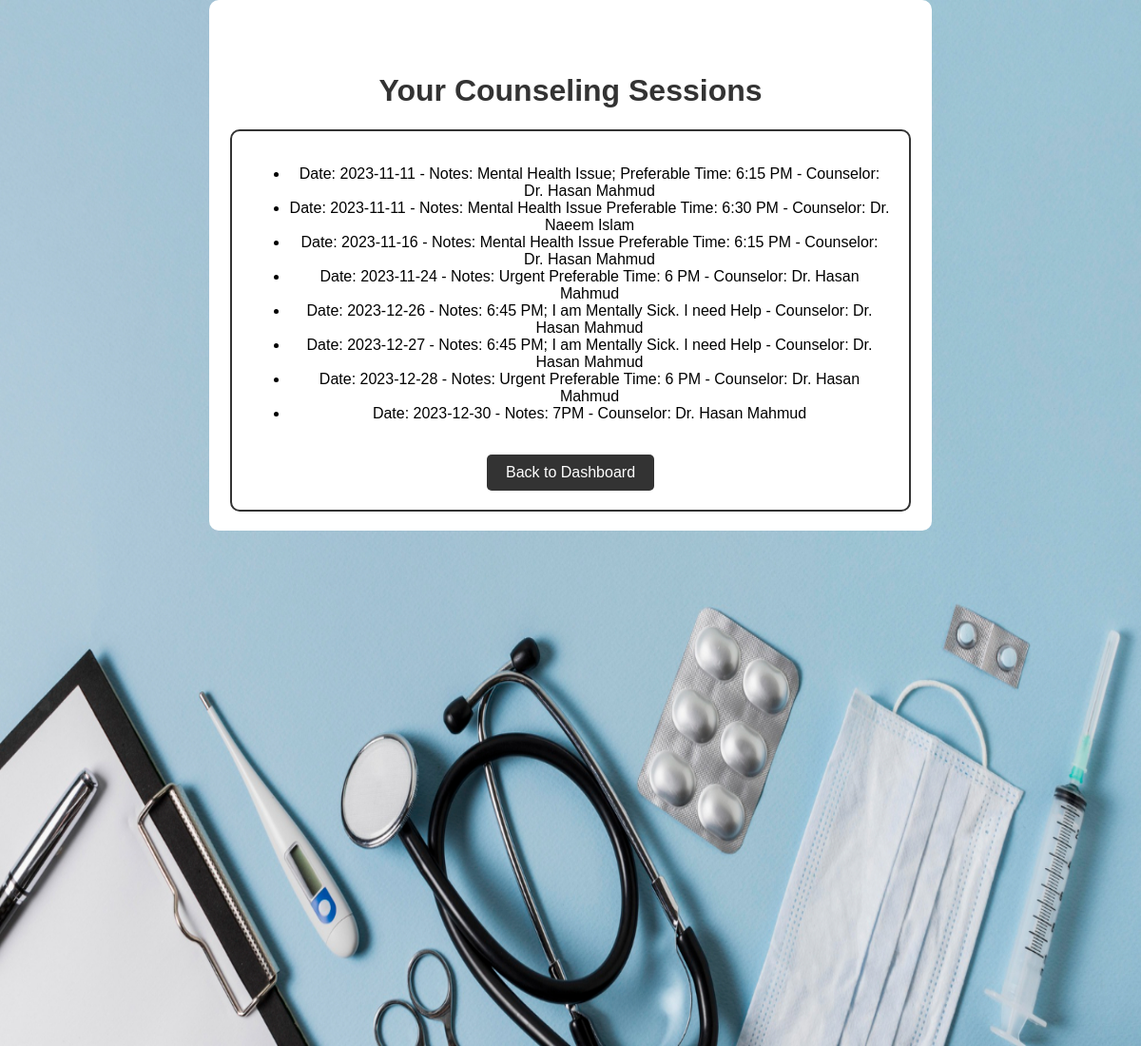
Page /views/view_sessions.php (signed in) on the committed database.
### tables this page shows
CREATE TABLE `sessions` (
  `id` int(11) NOT NULL,
  `counselor_id` int(11) DEFAULT NULL,
  `client_id` int(11) DEFAULT NULL,
  `session_date` date DEFAULT NULL,
  `session_notes` text DEFAULT NULL
);

CREATE TABLE `counselors` (
  `id` int(11) NOT NULL,
  `name` varchar(255) NOT NULL,
  `email` varchar(255) NOT NULL,
  `phone` varchar(15) NOT NULL,
  `note` text DEFAULT NULL
);

### controllers/view_sessions_controller.php (called while the page is built, shortened)
<?php
require_once "../models/db.php";
$patientId = $_SESSION["patient_id"];
$sql = "SELECT sessions.session_date, sessions.session_notes, counselors.name AS counselor_name
        FROM sessions
        JOIN counselors ON sessions.counselor_id = counselors.id
        WHERE sessions.client_id=$patientId";
$result = $conn->query($sql);
$sessions = array();
while ($row = $result->fetch_assoc()) {
    $sessions[] = $row;
}
?>

### views/view_sessions.php (the view, shortened to what this page needs)
<?php require_once "../controllers/view_sessions_controller.php"; ?>
<!DOCTYPE html>
<html lang="en">
<head>
    <link rel="stylesheet" type="text/css" href="../css/rate.css">
</head>
<body>
    <div style="background-image: url('../img/vss.jpg');background-size: 100% 1100px; width: 100%; height: 1100px">
        <div id="header"> <div id="logo"></div>
    <center>
        <br><br>
            <h1>Your Counseling Sessions</h1>
            <fieldset>
            <ul>
                <?php foreach ($sessions as $session): ?>
                    <li>Date: <?php echo $session['session_date']; ?> - Notes: <?php echo $session['session_notes']; ?> - Counselor: <?php echo $session['counselor_name']; ?></li>
                <?php endforeach; ?>
            </ul>
            <br><a href="dashboard.php">Back to Dashboard</a>
        </div>
    </div>
</body>
</html>

### css/rate.css (style rules this page uses)
body { font-family: 'Arial', sans-serif; margin: 0; }
#header { background-color: #ffffff; padding: 20px; border-radius: 10px; width: 60%; margin: 0 auto; }
h1 { color: #333; }
fieldset { border: 2px solid #333; padding: 20px; border-radius: 10px; }
a { text-decoration: none; color: #4285f4; display: inline-block; padding: 10px 20px; background-color: #333; color: #fff; border-radius: 5px; transition: background-color 0.3s; }

### rows in the picture
sessions: session_date "2023-11-11", session_notes "Mental Health Issue; Preferable Time: 6:15 PM", counselor.name "Dr. Hasan Mahmud"
sessions: session_date "2023-11-11", session_notes "Mental Health Issue Preferable Time: 6:30 PM", counselor.name "Dr. Naeem Islam"
sessions: session_date "2023-11-16", session_notes "Mental Health Issue Preferable Time: 6:15 PM", counselor.name "Dr. Hasan Mahmud"
sessions: session_date "2023-11-24", session_notes "Urgent Preferable Time: 6 PM", counselor.name "Dr. Hasan Mahmud"
sessions: session_date "2023-12-26", session_notes "6:45 PM; I am Mentally Sick. I need Help", counselor.name "Dr. Hasan Mahmud"
sessions: session_date "2023-12-27", session_notes "6:45 PM; I am Mentally Sick. I need Help", counselor.name "Dr. Hasan Mahmud"
sessions: session_date "2023-12-28", session_notes "Urgent Preferable Time: 6 PM", counselor.name "Dr. Hasan Mahmud"
sessions: session_date "2023-12-30", session_notes "7PM", counselor.name "Dr. Hasan Mahmud"
